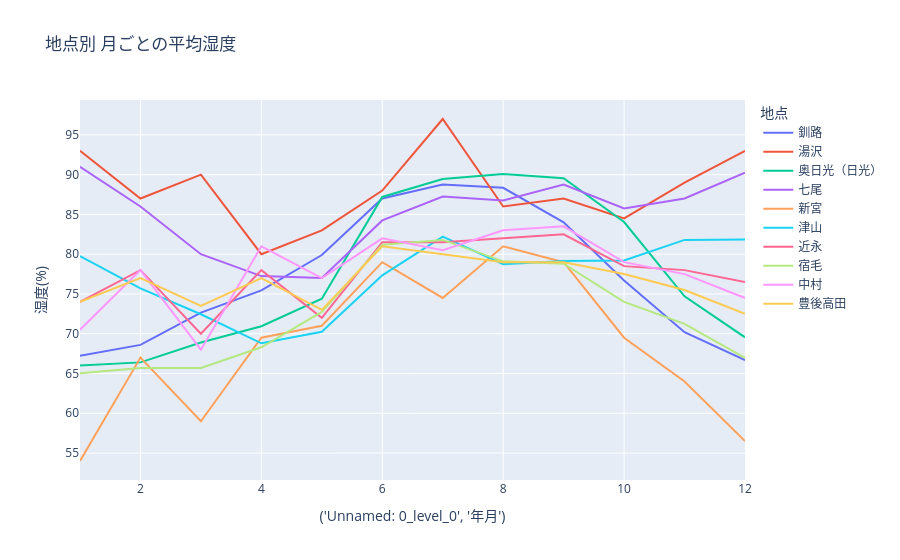

The notebook cell this image was saved under:
### Code cell
# indexの年月から「月」だけ取り出して、月ごとに平均
humidity.index = pd.to_datetime(humidity.index, format='%Y/%m')  # 年月を日付型に
monthly_avg = humidity.groupby(humidity.index.month).mean()  # 月ごとに平均

# 例年の月別平均を作る(前に話したやつ)
humidity.index = pd.to_datetime(humidity.index, format='%Y/%m')
monthly_avg = humidity.groupby(humidity.index.month).mean()  # 1〜12月の平均

# plotlyで折れ線グラフ(全地点)
fig = px.line(monthly_avg,
              labels={'index': '月', 'value': '湿度(%)', 'variable': '地点'},
              title='地点別 月ごとの平均湿度')
fig.show()

### Figure 1 — Plotly figure (JSON) as saved in the notebook; plotly's stock layout.template omitted (floating-point values rounded to 4 significant figures)
{"data": [{"hovertemplate": "地点=釧路<br>('Unnamed: 0_level_0', '年月')=%{x}<br>湿度(%)=%{y}<extra></extra>", "legendgroup": "釧路", "line": {"color": "#636efa", "dash": "solid"}, "marker": {"symbol": "circle"}, "mode": "lines", "name": "釧路", "orientation": "v", "showlegend": true, "type": "scatter", "x": [1, 2, 3, 4, 5, 6, 7, 8, 9, 10, 11, 12], "xaxis": "x", "y": [67.24, 68.6, 72.65, 75.45, 79.9, 87.0, 88.75, 88.35, 84.0, 76.7, 70.2, 66.7], "yaxis": "y"}, {"hovertemplate": "地点=湯沢<br>('Unnamed: 0_level_0', '年月')=%{x}<br>湿度(%)=%{y}<extra></extra>", "legendgroup": "湯沢", "line": {"color": "#EF553B", "dash": "solid"}, "marker": {"symbol": "circle"}, "mode": "lines", "name": "湯沢", "orientation": "v", "showlegend": true, "type": "scatter", "x": [1, 2, 3, 4, 5, 6, 7, 8, 9, 10, 11, 12], "xaxis": "x", "y": [93.0, 87.0, 90.0, 80.0, 83.0, 88.0, 97.0, 86.0, 87.0, 84.5, 89.0, 93.0], "yaxis": "y"}, {"hovertemplate": "地点=奥日光（日光）<br>('Unnamed: 0_level_0', '年月')=%{x}<br>湿度(%)=%{y}<extra></extra>", "legendgroup": "奥日光（日光）", "line": {"color": "#00cc96", "dash": "solid"}, "marker": {"symbol": "circle"}, "mode": "lines", "name": "奥日光（日光）", "orientation": "v", "showlegend": true, "type": "scatter", "x": [1, 2, 3, 4, 5, 6, 7, 8, 9, 10, 11, 12], "xaxis": "x", "y": [66.0, 66.4, 68.9, 70.95, 74.4, 87.2, 89.45, 90.1, 89.55, 84.05, 74.7, 69.55], "yaxis": "y"}, {"hovertemplate": "地点=七尾<br>('Unnamed: 0_level_0', '年月')=%{x}<br>湿度(%)=%{y}<extra></extra>", "legendgroup": "七尾", "line": {"color": "#ab63fa", "dash": "solid"}, "marker": {"symbol": "circle"}, "mode": "lines", "name": "七尾", "orientation": "v", "showlegend": true, "type": "scatter", "x": [1, 2, 3, 4, 5, 6, 7, 8, 9, 10, 11, 12], "xaxis": "x", "y": [91.0, 86.0, 80.0, 77.25, 77.0, 84.25, 87.25, 86.75, 88.75, 85.75, 87.0, 90.25], "yaxis": "y"}, {"hovertemplate": "地点=新宮<br>('Unnamed: 0_level_0', '年月')=%{x}<br>湿度(%)=%{y}<extra></extra>", "legendgroup": "新宮", "line": {"color": "#FFA15A", "dash": "solid"}, "marker": {"symbol": "circle"}, "mode": "lines", "name": "新宮", "orientation": "v", "showlegend": true, "type": "scatter", "x": [1, 2, 3, 4, 5, 6, 7, 8, 9, 10, 11, 12], "xaxis": "x", "y": [54.0, 67.0, 59.0, 69.5, 71.0, 79.0, 74.5, 81.0, 79.0, 69.5, 64.0, 56.5], "yaxis": "y"}, {"hovertemplate": "地点=津山<br>('Unnamed: 0_level_0', '年月')=%{x}<br>湿度(%)=%{y}<extra></extra>", "legendgroup": "津山", "line": {"color": "#19d3f3", "dash": "solid"}, "marker": {"symbol": "circle"}, "mode": "lines", "name": "津山", "orientation": "v", "showlegend": true, "type": "scatter", "x": [1, 2, 3, 4, 5, 6, 7, 8, 9, 10, 11, 12], "xaxis": "x", "y": [79.76, 75.7, 72.45, 68.8, 70.25, 77.35, 82.2, 78.75, 79.15, 79.2, 81.8, 81.85], "yaxis": "y"}, {"hovertemplate": "地点=近永<br>('Unnamed: 0_level_0', '年月')=%{x}<br>湿度(%)=%{y}<extra></extra>", "legendgroup": "近永", "line": {"color": "#FF6692", "dash": "solid"}, "marker": {"symbol": "circle"}, "mode": "lines", "name": "近永", "orientation": "v", "showlegend": true, "type": "scatter", "x": [1, 2, 3, 4, 5, 6, 7, 8, 9, 10, 11, 12], "xaxis": "x", "y": [74.0, 78.0, 70.0, 78.0, 72.0, 81.5, 81.5, 82.0, 82.5, 78.5, 78.0, 76.5], "yaxis": "y"}, {"hovertemplate": "地点=宿毛<br>('Unnamed: 0_level_0', '年月')=%{x}<br>湿度(%)=%{y}<extra></extra>", "legendgroup": "宿毛", "line": {"color": "#B6E880", "dash": "solid"}, "marker": {"symbol": "circle"}, "mode": "lines", "name": "宿毛", "orientation": "v", "showlegend": true, "type": "scatter", "x": [1, 2, 3, 4, 5, 6, 7, 8, 9, 10, 11, 12], "xaxis": "x", "y": [65.05, 65.7, 65.7, 68.3, 72.75, 81.2, 81.8, 79.1, 78.8, 74.0, 71.25, 66.95], "yaxis": "y"}, {"hovertemplate": "地点=中村<br>('Unnamed: 0_level_0', '年月')=%{x}<br>湿度(%)=%{y}<extra></extra>", "legendgroup": "中村", "line": {"color": "#FF97FF", "dash": "solid"}, "marker": {"symbol": "circle"}, "mode": "lines", "name": "中村", "orientation": "v", "showlegend": true, "type": "scatter", "x": [1, 2, 3, 4, 5, 6, 7, 8, 9, 10, 11, 12], "xaxis": "x", "y": [70.5, 78.0, 68.0, 81.0, 77.0, 82.0, 80.5, 83.0, 83.5, 79.0, 77.5, 74.5], "yaxis": "y"}, {"hovertemplate": "地点=豊後高田<br>('Unnamed: 0_level_0', '年月')=%{x}<br>湿度(%)=%{y}<extra></extra>", "legendgroup": "豊後高田", "line": {"color": "#FECB52", "dash": "solid"}, "marker": {"symbol": "circle"}, "mode": "lines", "name": "豊後高田", "orientation": "v", "showlegend": true, "type": "scatter", "x": [1, 2, 3, 4, 5, 6, 7, 8, 9, 10, 11, 12], "xaxis": "x", "y": [74.0, 77.0, 73.5, 77.0, 73.0, 81.0, 80.0, 79.0, 79.0, 77.5, 75.5, 72.5], "yaxis": "y"}], "layout": {"legend": {"title": {"text": "地点"}, "tracegroupgap": 0}, "title": {"text": "地点別 月ごとの平均湿度"}, "xaxis": {"anchor": "y", "domain": [0, 1], "title": {"text": "('Unnamed: 0_level_0', '年月')"}}, "yaxis": {"anchor": "x", "domain": [0, 1], "title": {"text": "湿度(%)"}}}}
